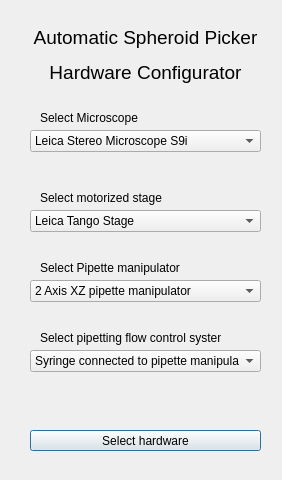
<?xml version="1.0" encoding="UTF-8"?>
<ui version="4.0">
 <class>hardwareselector</class>
 <widget class="QDialog" name="hardwareselector">
  <property name="geometry">
   <rect>
    <x>0</x>
    <y>0</y>
    <width>282</width>
    <height>480</height>
   </rect>
  </property>
  <property name="windowTitle">
   <string>ASP- Hardware configurator</string>
  </property>
  <widget class="QPushButton" name="pushButton">
   <property name="geometry">
    <rect>
     <x>30</x>
     <y>430</y>
     <width>231</width>
     <height>21</height>
    </rect>
   </property>
   <property name="text">
    <string>Select hardware</string>
   </property>
  </widget>
  <widget class="QComboBox" name="comboBox">
   <property name="geometry">
    <rect>
     <x>30</x>
     <y>210</y>
     <width>231</width>
     <height>22</height>
    </rect>
   </property>
   <item>
    <property name="text">
     <string>Leica Tango Stage</string>
    </property>
   </item>
  </widget>
  <widget class="QComboBox" name="pip_manip_combobox">
   <property name="geometry">
    <rect>
     <x>30</x>
     <y>280</y>
     <width>231</width>
     <height>22</height>
    </rect>
   </property>
   <item>
    <property name="text">
     <string>2 Axis XZ pipette manipulator</string>
    </property>
   </item>
   <item>
    <property name="text">
     <string>3 Axis pipette manipulator</string>
    </property>
   </item>
  </widget>
  <widget class="QComboBox" name="comboBox_3">
   <property name="geometry">
    <rect>
     <x>30</x>
     <y>350</y>
     <width>231</width>
     <height>22</height>
    </rect>
   </property>
   <item>
    <property name="text">
     <string>Syringe connected to pipette manipulator</string>
    </property>
   </item>
   <item>
    <property name="text">
     <string>Pressure Controller</string>
    </property>
   </item>
  </widget>
  <widget class="QComboBox" name="comboBox_4">
   <property name="geometry">
    <rect>
     <x>30</x>
     <y>130</y>
     <width>231</width>
     <height>22</height>
    </rect>
   </property>
   <item>
    <property name="text">
     <string>Leica Stereo Microscope S9i</string>
    </property>
   </item>
  </widget>
  <widget class="QLabel" name="label">
   <property name="geometry">
    <rect>
     <x>20</x>
     <y>20</y>
     <width>251</width>
     <height>71</height>
    </rect>
   </property>
   <property name="text">
    <string>&lt;html&gt;&lt;head/&gt;&lt;body&gt;&lt;p align=&quot;center&quot;&gt;&lt;span style=&quot; font-size:14pt;&quot;&gt;Automatic Spheroid Picker&lt;/span&gt;&lt;/p&gt;&lt;p align=&quot;center&quot;&gt;&lt;span style=&quot; font-size:14pt;&quot;&gt;Hardware Configurator&lt;/span&gt;&lt;/p&gt;&lt;/body&gt;&lt;/html&gt;</string>
   </property>
  </widget>
  <widget class="QLabel" name="label_2">
   <property name="geometry">
    <rect>
     <x>40</x>
     <y>110</y>
     <width>131</width>
     <height>16</height>
    </rect>
   </property>
   <property name="text">
    <string>Select Microscope</string>
   </property>
  </widget>
  <widget class="QLabel" name="label_3">
   <property name="geometry">
    <rect>
     <x>40</x>
     <y>190</y>
     <width>191</width>
     <height>16</height>
    </rect>
   </property>
   <property name="text">
    <string>Select motorized stage</string>
   </property>
  </widget>
  <widget class="QLabel" name="label_4">
   <property name="geometry">
    <rect>
     <x>40</x>
     <y>260</y>
     <width>161</width>
     <height>16</height>
    </rect>
   </property>
   <property name="text">
    <string>Select Pipette manipulator</string>
   </property>
  </widget>
  <widget class="QLabel" name="label_5">
   <property name="geometry">
    <rect>
     <x>40</x>
     <y>330</y>
     <width>181</width>
     <height>16</height>
    </rect>
   </property>
   <property name="text">
    <string>Select pipetting flow control system</string>
   </property>
  </widget>
 </widget>
 <resources/>
 <connections/>
</ui>
